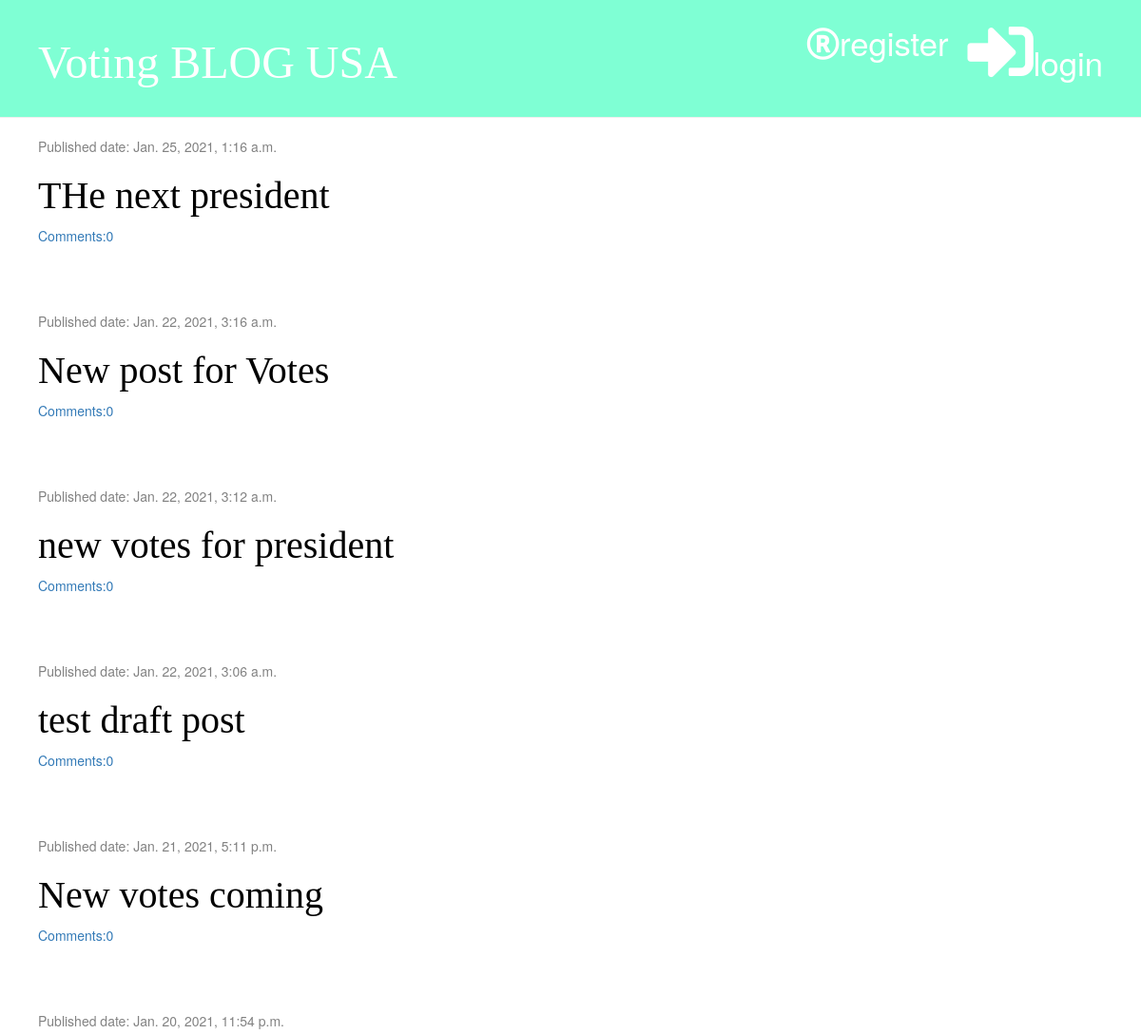
Before: / (upper part) with the older database file.
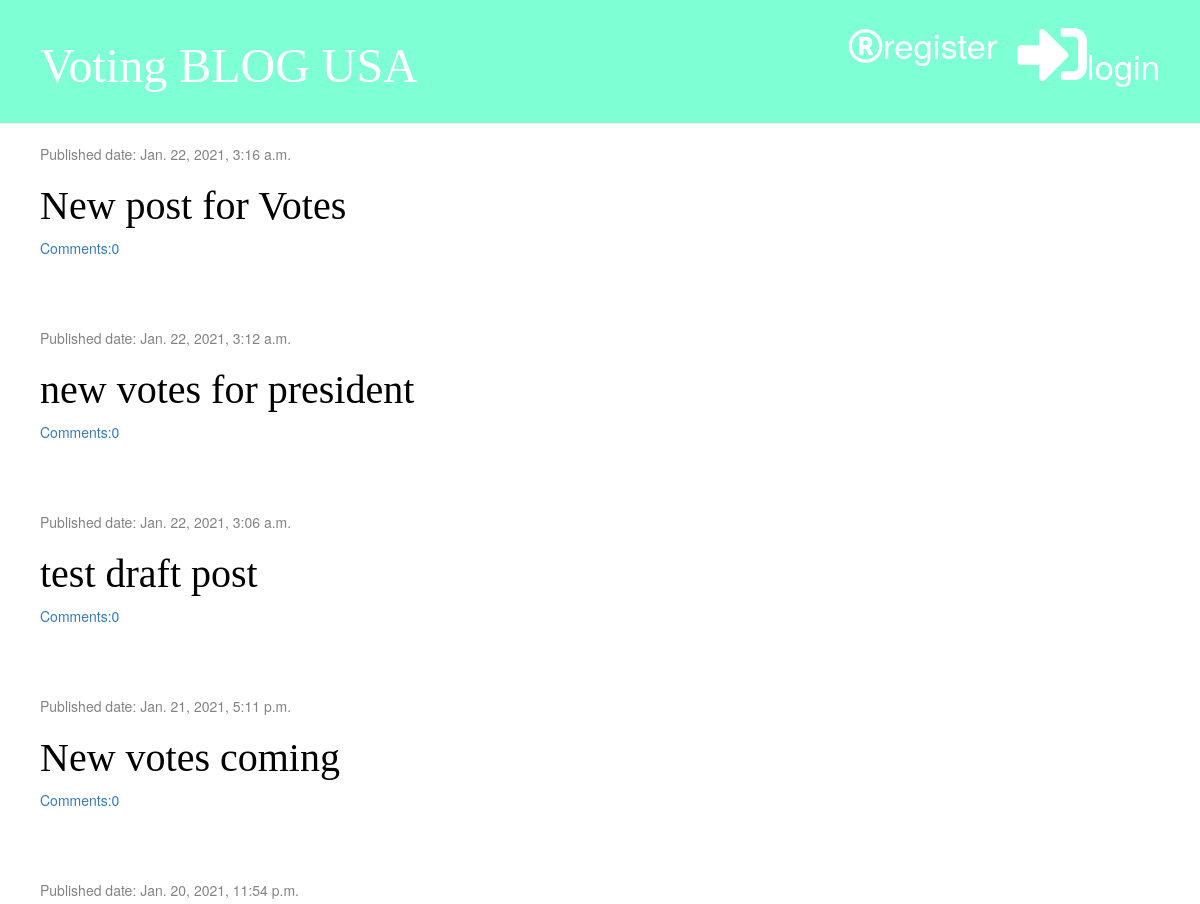
After: the same page with the newer database file.
### blog/models.py (models this page shows, shortened)
class Post(models.Model):
    author = models.ForeignKey('auth.User', on_delete=models.CASCADE)
    title = models.CharField(max_length=288)
    text = models.TextField()
    created_date = models.DateTimeField(default=timezone.now)
    published_date = models.DateTimeField(blank=True, null=True)
    def approved_comments(self):
        return self.comments.filter(approved=True)

### blog/views.py (the view)
# urls.py: path('', views.post_list, name='post_list'),  # it will go here post_list.html
def post_list(request):
    posts = Post.objects.filter(published_date__lte=timezone.now()).order_by('-published_date')
    stuff_for_frontend = {'posts': posts}  # posts is value where to u will store in the html in for loop
    return render(request, 'blog/post_list.html', stuff_for_frontend)

### blog/templatetags/markdownify.py (called while the page is built)
@register.filter
def markdown(value):
    renderer = HighlightRenderer()
    markdown = mistune.Markdown(renderer=renderer)
    return markdown(value)

### blog/templates/blog/post_list.html (shortened to what this page needs)
 {% extends 'blog/Base.html'%}
 {% load markdownify %}
 {% block content%}
        {% for post in posts %}
             <div class="post">
                 <div class="date">
                        <p>Published date: {{post.published_date}}</p>
                 </div>
                <h1><a href="{% url 'post_detail' pk=post.pk %}">{{post.title}}</a></h1>
                 <a href="{%url 'post_detail' pk=post.pk %}">Comments:{{ post.approved_comments.count}}</a>
             </div>
        {% endfor %}
{% endblock  %}

Changed rows visible on the page:
removed Post: published_date "Jan. 25, 2021, 1:16 a.m.", title "THe next president", approved_comments.count "0"
